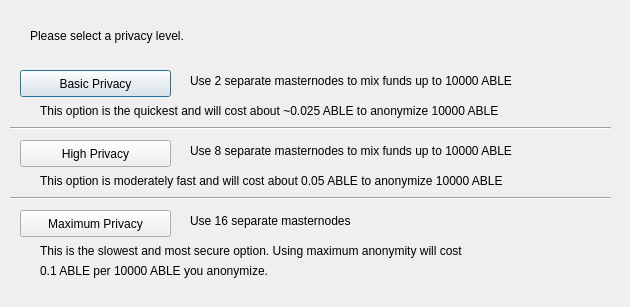
<?xml version="1.0" encoding="UTF-8"?>
<ui version="4.0">
 <class>ObfuscationConfig</class>
 <widget class="QDialog" name="ObfuscationConfig">
  <property name="geometry">
   <rect>
    <x>0</x>
    <y>0</y>
    <width>630</width>
    <height>307</height>
   </rect>
  </property>
  <property name="windowTitle">
   <string>Configure Obfuscation</string>
  </property>
  <widget class="QPushButton" name="buttonBasic">
   <property name="geometry">
    <rect>
     <x>20</x>
     <y>70</y>
     <width>151</width>
     <height>27</height>
    </rect>
   </property>
   <property name="text">
    <string>Basic Privacy</string>
   </property>
  </widget>
  <widget class="QPushButton" name="buttonHigh">
   <property name="geometry">
    <rect>
     <x>20</x>
     <y>140</y>
     <width>151</width>
     <height>27</height>
    </rect>
   </property>
   <property name="text">
    <string>High Privacy</string>
   </property>
  </widget>
  <widget class="QPushButton" name="buttonMax">
   <property name="geometry">
    <rect>
     <x>20</x>
     <y>210</y>
     <width>151</width>
     <height>27</height>
    </rect>
   </property>
   <property name="text">
    <string>Maximum Privacy</string>
   </property>
  </widget>
  <widget class="QLabel" name="label">
   <property name="geometry">
    <rect>
     <x>30</x>
     <y>20</y>
     <width>571</width>
     <height>31</height>
    </rect>
   </property>
   <property name="text">
    <string>Please select a privacy level.</string>
   </property>
  </widget>
  <widget class="QLabel" name="label_2">
   <property name="geometry">
    <rect>
     <x>190</x>
     <y>70</y>
     <width>421</width>
     <height>21</height>
    </rect>
   </property>
   <property name="text">
    <string>Use 2 separate masternodes to mix funds up to 10000 ABLE</string>
   </property>
  </widget>
  <widget class="QLabel" name="label_3">
   <property name="geometry">
    <rect>
     <x>190</x>
     <y>140</y>
     <width>411</width>
     <height>21</height>
    </rect>
   </property>
   <property name="text">
    <string>Use 8 separate masternodes to mix funds up to 10000 ABLE</string>
   </property>
  </widget>
  <widget class="QLabel" name="label_4">
   <property name="geometry">
    <rect>
     <x>190</x>
     <y>210</y>
     <width>421</width>
     <height>21</height>
    </rect>
   </property>
   <property name="text">
    <string>Use 16 separate masternodes</string>
   </property>
  </widget>
  <widget class="QLabel" name="label_6">
   <property name="geometry">
    <rect>
     <x>40</x>
     <y>100</y>
     <width>561</width>
     <height>21</height>
    </rect>
   </property>
   <property name="text">
    <string>This option is the quickest and will cost about ~0.025 ABLE to anonymize 10000 ABLE</string>
   </property>
  </widget>
  <widget class="QLabel" name="label_7">
   <property name="geometry">
    <rect>
     <x>40</x>
     <y>170</y>
     <width>561</width>
     <height>21</height>
    </rect>
   </property>
   <property name="text">
    <string>This option is moderately fast and will cost about 0.05 ABLE to anonymize 10000 ABLE</string>
   </property>
  </widget>
  <widget class="QLabel" name="label_8">
   <property name="geometry">
    <rect>
     <x>40</x>
     <y>240</y>
     <width>561</width>
     <height>21</height>
    </rect>
   </property>
   <property name="text">
    <string>This is the slowest and most secure option. Using maximum anonymity will cost</string>
   </property>
  </widget>
  <widget class="QLabel" name="label_9">
   <property name="geometry">
    <rect>
     <x>40</x>
     <y>260</y>
     <width>561</width>
     <height>21</height>
    </rect>
   </property>
   <property name="text">
    <string>0.1 ABLE per 10000 ABLE you anonymize.</string>
   </property>
  </widget>
  <widget class="Line" name="line">
   <property name="geometry">
    <rect>
     <x>10</x>
     <y>120</y>
     <width>601</width>
     <height>16</height>
    </rect>
   </property>
   <property name="orientation">
    <enum>Qt::Horizontal</enum>
   </property>
  </widget>
  <widget class="Line" name="line_2">
   <property name="geometry">
    <rect>
     <x>10</x>
     <y>190</y>
     <width>601</width>
     <height>16</height>
    </rect>
   </property>
   <property name="orientation">
    <enum>Qt::Horizontal</enum>
   </property>
  </widget>
 </widget>
 <resources/>
 <connections/>
</ui>
